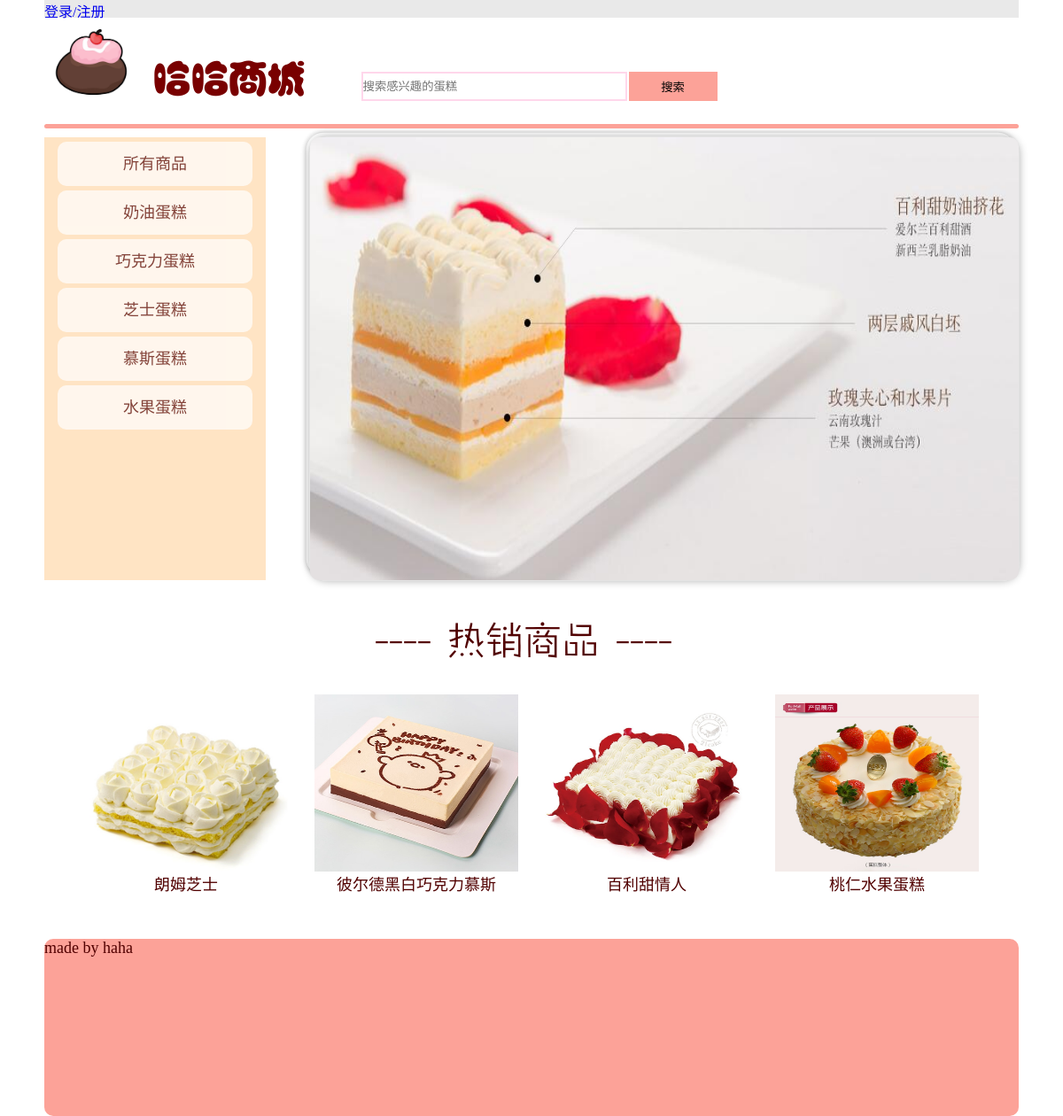
The page / on the database its author committed.
### tables this page shows
CREATE TABLE `fenlei` (
  `id` int(20) NOT NULL COMMENT 'AUTO_INCREMENT',
  `mingcheng` varchar(20) NOT NULL
);

CREATE TABLE `guanggao` (
  `id` int(20) NOT NULL COMMENT 'AUTO_INCREMENT',
  `img` varchar(100) NOT NULL,
  `url` varchar(100) DEFAULT NULL
);

CREATE TABLE `shangpin` (
  `id` int(20) NOT NULL COMMENT 'AUTO_INCREMENT',
  `mingcheng` varchar(20) NOT NULL,
  `jieshao` varchar(200) NOT NULL,
  `xiaoliang` int(20) NOT NULL,
  `jiage` float NOT NULL,
  `image` varchar(200) NOT NULL,
  `jieshaoimg` varchar(200) NOT NULL,
  `fenleiid` int(20) NOT NULL,
  `kucun` int(20) NOT NULL,
  `fashouzhuangtai` tinyint(4) NOT NULL
);

### index.php (the view, shortened to what this page needs)
<?php
         require_once 'function.php';
         $wangye=new wangye();
         $net=new net();
       $lianjie=$net->lianjie();
        ?>
<html>
    <head>
      <link rel="stylesheet" type="text/css" href="./css/style.css">
        <?php
        $wangye->css();
        ?>
    </head>
    <body>
        <div id="suoyou">
        <?php
        $wangye->biaotou();
        ?>
        <div id="nav">
</div>
        <div id="zhongjian">
            <div id="zuobian"> <?php
             $select="SELECT id,mingcheng FROM `fenlei`";
        $stmt=$lianjie->query($select);
        echo '<a href="shangpinye.php"><div class="xuanze"><p align="center">所有商品</p></div></a>';
        while(list($id,$mingcheng)=$stmt->fetch(PDO::FETCH_NUM)){
            echo '<a href="shangpinye.php?fenlei='.$id.'" ><div class="xuanze" ><p align="center" >'.$mingcheng.'</p></div></a>';
        }
        $select2="SELECT * FROM `guanggao`";
        $stmt2=$lianjie->query($select2);
       ?>
            </div>
            <div id="huadong">
                <div class="content">
		<div class="a-content">
			<div class="carousel-content">
				<ul class="carousel">
                                    <?php
                                    while(list($id,$img,$url)=$stmt2->fetch(PDO::FETCH_NUM)){
                                        echo '<li><a href="'.$url.'"><img src="./upload/guanggao/'.$img.'"></a></li>';
                                    }
                                    ?>
				</ul>
			</div>
		</div>
	</div>
            </div>
        </div>
        <div id="rexiao">
            <center><img src="img/rexiaoshangpin.png">
            <form>
                <table cellspacing="30px">
                    <tr>
                        <?php
                        $select2="SELECT id,mingcheng,image FROM `shangpin` ORDER BY xiaoliang DESC LIMIT 4";
                        $stmt2=$lianjie->query($select2);
                        while(list($id,$mingcheng,$image)=$stmt2->fetch(PDO::FETCH_NUM)){
                            $img= explode("+", $image);
                            echo '<td><a href="shangpinxiangqing.php?id='.$id.'"><img width="230px" height="200px" src="upload/'.$img[0].'"><p align="center">'.$mingcheng.'</p></a></td>';
                        }
                        ?>
                    </tr>
                </table>
            </form></center>
        </div>
        <div id="dibu">
    <p text-align="center">made by haha</p>
</div>
        </div>
    </body>
</html>

### function.php (shortened to what this page needs)
<?php
class wangye{
function css(){?>
       <?php }
       function biaotou(){ ?>
                <div class="datou">
            <div id="denglulan">
                <?php
                 if(isset($_COOKIE['isLogin'])&&$_COOKIE['isLogin']=='1'&&$_COOKIE['yonghuming']!="haha"){
                     echo '<a href="">你好 '.$_COOKIE['yonghuming'].'/</a>';
                     echo '<a href="gouwuche.php">购物车/</a>';
                     echo '<a href="yonghuzhongxin.php">个人中心/</a>';
                     echo '<a href="login.php?action=logout">  注销</a>';
            }else if(isset($_COOKIE['isLogin'])&&$_COOKIE['isLogin']=='1'&&$_COOKIE['yonghuming']=="haha"){
                echo '<a href="">你好 '.$_COOKIE['yonghuming'].'/</a>';
                     echo '<a href="admin.php">管理/</a>';
                     echo '<a href="login.php?action=logout">  注销</a>';
            }
            else{
                echo '<a href="login.php">登录</a>';
                echo '<a  href="regist.php">/注册</a>';
            }
                        ?>
            </div>
<div id="biaotou">
<a href="index.php"><div id="logo">
    <img src="img/timg.jpg" style="height:100px"/>
<img src="img/捕获.PNG" style="height:60px"/></div></a>
<div id="sousuo"><?php
    echo '<form name="sousuo" method="post"  > ';
            ?>
        <table>
                        <tr>
                            <td> <input name="search" type="search" style="height:33px;width:300px;color:#999999; border:2px solid;
                            border-color:RGB(255,215,235);margin-left: 50px;margin-top: 50px; " placeholder="搜索感兴趣的蛋糕"/></td>
                <td><input style="margin-top: 50px;background-color: RGB(252,162,152);height:33px;width:100px;"type="submit" name="Submit" value="搜索" style="height:33px;width:40px;"></td></tr>
        </table>
    </form>
</div>
</div>
</div>
<?php
            }
   }
       ?>

### css/style.css (style rules this page uses)
:root { --mywidth:800px; --myheight:500px; }
* { margin: 0; padding: 0; }
html,body { width: 100%; height: 100%; }
ul { list-style: none; }
.content { width: 100%; height: 100%; display: flex; justify-content: center; align-items: center; }
.a-content { border: 1px solid rgba(0,0,0,0.1); border-radius:20px; -webkit-box-shadow: 0px 0px 10px rgba(0, 0, 0, 0.3); box-shadow: 0px 0px 10px rgba(0, 0, 0, 0.3); position: relative; }
.a-content:before { content: ''; width: 100%; height: 500px; left: 35px; top: 19px; z-index:-1; position:absolute; border-radius:20px; border: 1px solid rgba(0,0,0, 0.1); background: rgba(0, 0, 0, 0.0); -webkit-box-shadow: 0px 0px 5px rgba(0, 0, 0, 0.2); box-shadow: 0px 0px 5px rgba(0, 0, 0, 0.2); -webkit-transform: translate(-5%,-5%); transform:translate(-5%,-5%); -ms-transform:translate(-5%,-5%); -moz-transform:translate(-5%,-5%); -o-transform:translate(-5%,-5%); }
.a-content:after { content: ''; position:absolute; top:-25px; left: 25%; width: 270px; height: 40px; background: -webkit-gradient(linear, 555% 20%, 0% 92%, from(rgba(0, 0, 0, 0.1)), to(rgba(0, 0, 0, 0.0)), color-stop(.1,rgba(0, 0, 0, 0.2))); border-left: 1px dashed rgba(0, 0, 0, 0.1); border-right: 1px dashed rgba(0, 0, 0, 0.1); -webkit-box-shadow: 0px 0px 12px rgba(0, 0, 0, 0.2); box-shadow: 0px 0px 12px rgba(0, 0, 0, 0.2); display: none; }
.carousel-content { width: var(--mywidth); height: var(--myheight); position: relative; overflow: hidden; border-radius:10px; }
.carousel { height: var(--myheight); position: absolute; }
.carousel li { float: left; }
.carousel li,.carousel li img { width: var(--mywidth); height: var(--myheight); }

### rows shown on the page
fenlei: mingcheng "奶油蛋糕"
fenlei: mingcheng "巧克力蛋糕"
fenlei: mingcheng "芝士蛋糕"
fenlei: mingcheng "慕斯蛋糕"
fenlei: mingcheng "水果蛋糕"
guanggao: img (picture)
shangpin: shows a picture, mingcheng "朗姆芝士"
shangpin: shows a picture, mingcheng "彼尔德黑白巧克力慕斯"
shangpin: image (picture), mingcheng "百利甜情人"
shangpin: shows a picture, mingcheng "桃仁水果蛋糕"
